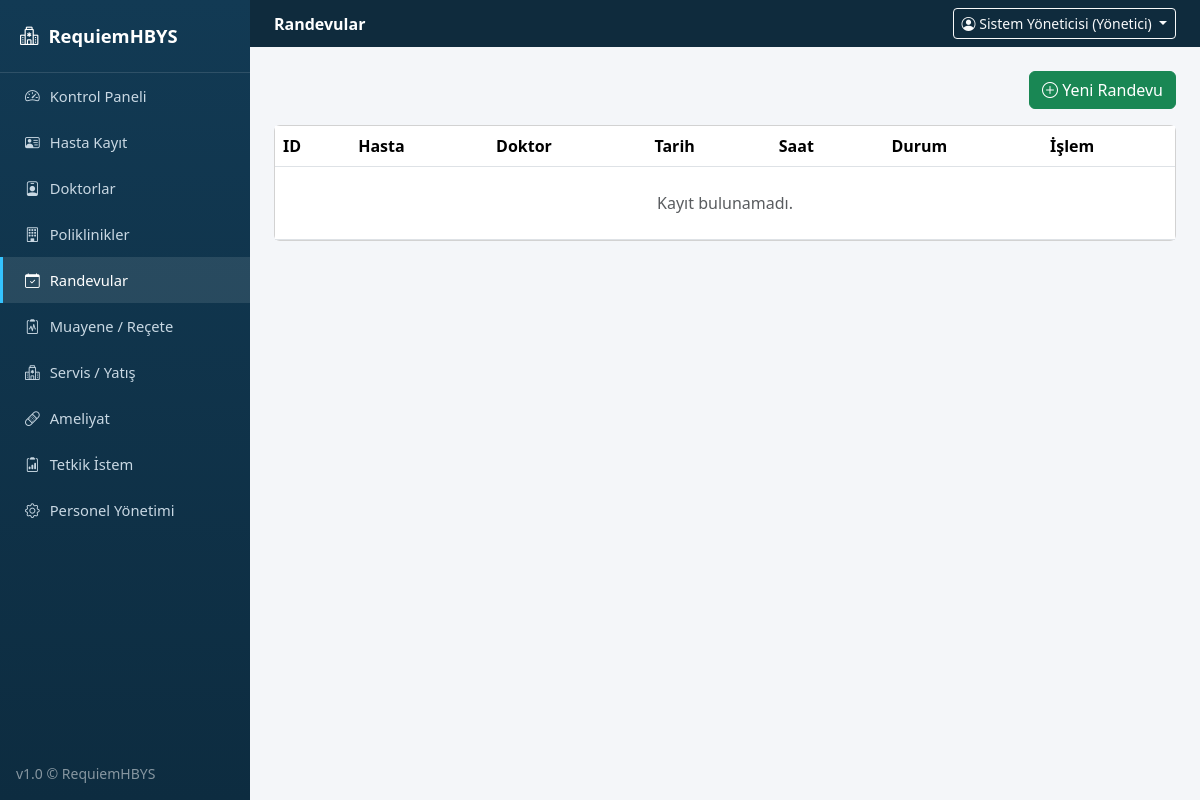
Before: /randevular (signed in) with the older database file.
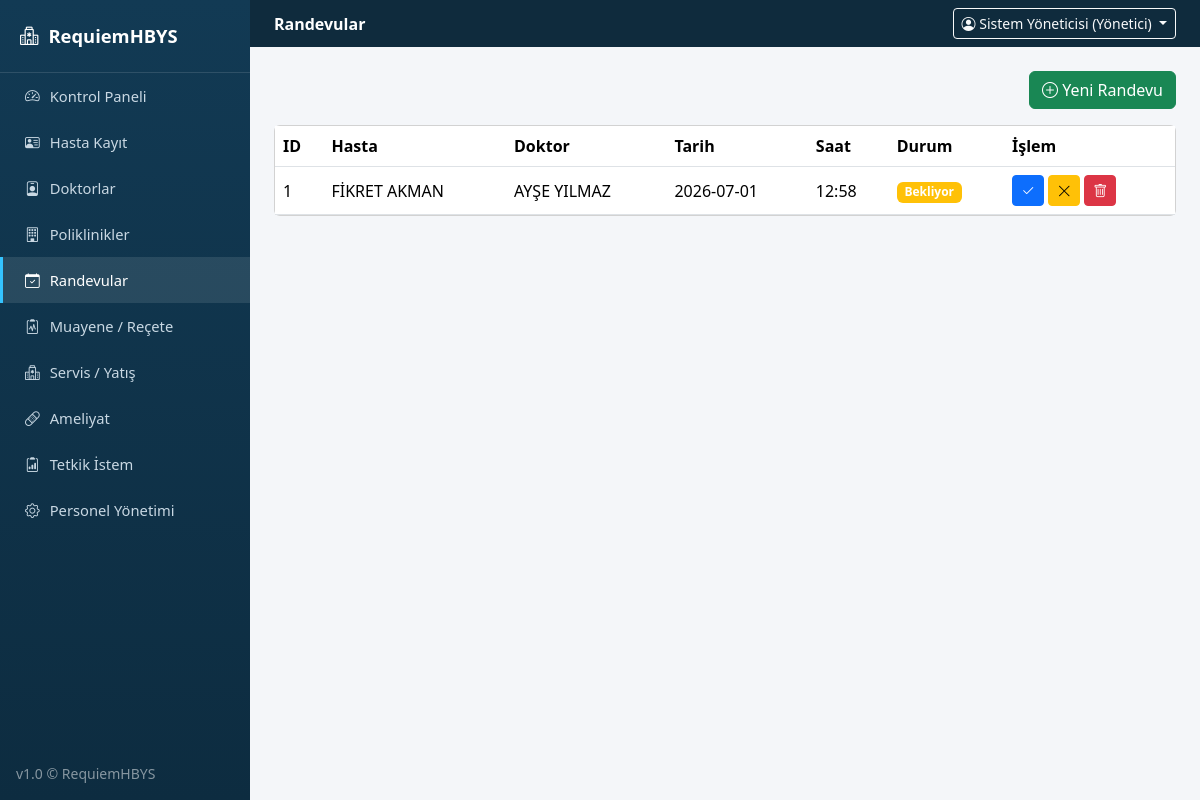
After: the same page with the newer database file.
### tables this page shows
CREATE TABLE randevular (
            id INTEGER PRIMARY KEY AUTOINCREMENT,
            hasta_id INTEGER,
            doktor_id INTEGER,
            tarih TEXT,
            saat TEXT,
            durum TEXT
        );

CREATE TABLE hastalar (
            id INTEGER PRIMARY KEY AUTOINCREMENT,
            ad_soyad TEXT NOT NULL,
            tc TEXT,
            dogum_tarihi TEXT,
            cinsiyet TEXT,
            kan_grubu TEXT,
            telefon TEXT,
            adres TEXT,
            acil_ad TEXT,
            acil_tel TEXT,
            gecmis TEXT,
            kayit_tarihi TEXT
        );

CREATE TABLE doktorlar (
            id INTEGER PRIMARY KEY AUTOINCREMENT,
            ad_soyad TEXT NOT NULL,
            uzmanlik TEXT,
            poliklinik TEXT,
            uygunluk TEXT
        );

### app.py (the view)
@app.route("/randevular")
@login_required
def randevular():
    return render_template("randevular.html", randevular=db.randevulari_getir())

### app.py (called while the page is built)
def login_required(f):
    @wraps(f)
    def wrapper(*args, **kwargs):
        if "user_id" not in session:
            flash("Lütfen giriş yapın.", "warning")
            return redirect(url_for("login"))
        return f(*args, **kwargs)
    return wrapper

@app.context_processor
def inject_globals():
    return {"simdi": datetime.now().strftime("%d.%m.%Y %H:%M")}

### database.py (called while the page is built)
    def sorgula(self, sql, params=()):
        cur = self.conn.cursor()
        cur.execute(sql, params)
        return [dict(r) for r in cur.fetchall()]

    def randevulari_getir(self):
        return self.sorgula("""SELECT r.id, r.tarih, r.saat, r.durum, h.ad_soyad as hasta_ad, d.ad_soyad as doktor_ad
                                FROM randevular r JOIN hastalar h ON r.hasta_id=h.id
                                JOIN doktorlar d ON r.doktor_id=d.id ORDER BY r.id DESC""")

### templates/randevular.html (shortened to what this page needs)
{% extends "base.html" %}
{% block page_header %}Randevular{% endblock %}
{% block content %}
<div class="d-flex justify-content-end mb-3">
  <a href="{{ url_for('randevu_form') }}" class="btn btn-success"><i class="bi bi-plus-circle"></i> Yeni Randevu</a>
</div>
<div class="card">
  <div class="table-responsive">
    <table class="table table-hover align-middle mb-0">
      <thead><tr><th>ID</th><th>Hasta</th><th>Doktor</th><th>Tarih</th><th>Saat</th><th>Durum</th><th>İşlem</th></tr></thead>
      <tbody>
        {% for r in randevular %}
        <tr>
          <td>{{ r.id }}</td><td>{{ r.hasta_ad }}</td><td>{{ r.doktor_ad }}</td><td>{{ r.tarih }}</td><td>{{ r.saat }}</td>
          <td>
            <span class="badge bg-{{ 'success' if r.durum=='Tamamlandı' else ('warning' if r.durum=='Bekliyor' else 'secondary') }}">{{ r.durum }}</span>
          </td>
          <td>
            <form action="{{ url_for('randevu_durum', rid=r.id) }}" method="post" class="d-inline">
              <button class="btn btn-sm btn-primary" title="Tamamlandı Yap"><i class="bi bi-check2"></i></button>
            </form>
            <form action="{{ url_for('randevu_durum', rid=r.id) }}" method="post" class="d-inline">
              <button class="btn btn-sm btn-warning" title="İptal Et"><i class="bi bi-x-lg"></i></button>
            </form>
            <form action="{{ url_for('randevu_sil', rid=r.id) }}" method="post" class="d-inline" onsubmit="return confirm('Randevu silinsin mi?');">
              <button class="btn btn-sm btn-danger"><i class="bi bi-trash"></i></button>
            </form>
          </td>
        </tr>
        {% else %}
        <tr><td colspan="7" class="text-center text-muted py-4">Kayıt bulunamadı.</td></tr>
        {% endfor %}
      </tbody>
    </table>
  </div>
</div>
{% endblock %}

### templates/base.html (shortened to what this page needs)
<!doctype html>
<html lang="tr">
<head>
<link href="https://cdn.jsdelivr.net/npm/bootstrap@5.3.3/dist/css/bootstrap.min.css" rel="stylesheet">
<link href="https://cdn.jsdelivr.net/npm/bootstrap-icons@1.11.3/font/bootstrap-icons.css" rel="stylesheet">
<link href="{{ url_for('static', filename='css/style.css') }}" rel="stylesheet">
</head>
<body>
<div class="d-flex">
  <nav class="sidebar d-flex flex-column">
    <div class="sidebar-brand"><i class="bi bi-hospital"></i> RequiemHBYS</div>
    <ul class="nav flex-column">
      <li><a href="{{ url_for('dashboard') }}" class="{{ 'active' if request.path=='/' }}"><i class="bi bi-speedometer2"></i> Kontrol Paneli</a></li>
      <li><a href="{{ url_for('hastalar') }}" class="{{ 'active' if '/hastalar' in request.path }}"><i class="bi bi-person-vcard"></i> Hasta Kayıt</a></li>
      <li><a href="{{ url_for('doktorlar') }}" class="{{ 'active' if '/doktorlar' in request.path }}"><i class="bi bi-person-badge"></i> Doktorlar</a></li>
      <li><a href="{{ url_for('poliklinikler') }}" class="{{ 'active' if '/poliklinikler' in request.path }}"><i class="bi bi-building"></i> Poliklinikler</a></li>
      <li><a href="{{ url_for('randevular') }}" class="{{ 'active' if '/randevular' in request.path }}"><i class="bi bi-calendar-check"></i> Randevular</a></li>
      <li><a href="{{ url_for('muayene') }}" class="{{ 'active' if '/muayene' in request.path }}"><i class="bi bi-clipboard2-pulse"></i> Muayene / Reçete</a></li>
      <li><a href="{{ url_for('servis') }}" class="{{ 'active' if '/servis' in request.path }}"><i class="bi bi-hospital"></i> Servis / Yatış</a></li>
      <li><a href="{{ url_for('ameliyat') }}" class="{{ 'active' if '/ameliyat' in request.path }}"><i class="bi bi-bandaid"></i> Ameliyat</a></li>
      <li><a href="{{ url_for('tetkik') }}" class="{{ 'active' if '/tetkik' in request.path }}"><i class="bi bi-clipboard2-data"></i> Tetkik İstem</a></li>
      {% if session.get('rol') == 'Yönetici' %}
      <li><a href="{{ url_for('personel') }}" class="{{ 'active' if '/personel' in request.path }}"><i class="bi bi-gear"></i> Personel Yönetimi</a></li>
      {% endif %}
    </ul>
    <div class="mt-auto p-3 text-white-50 small">v1.0 &copy; RequiemHBYS</div>
  </nav>
  <div class="content flex-grow-1">
    <div class="topbar d-flex justify-content-between align-items-center px-4 py-2">
      <div><strong>{% block page_header %}Kontrol Paneli{% endblock %}</strong></div>
      <div class="dropdown">
        <button class="btn btn-sm btn-outline-light dropdown-toggle" data-bs-toggle="dropdown">
          <i class="bi bi-person-circle"></i> {{ session.get('ad') }} ({{ session.get('rol') }})
        </button>
      </div>
    </div>
    <div class="container-fluid p-4">
      {% block content %}{% endblock %}
    </div>
  </div>
</div>
</body>
</html>

### static/css/style.css (style rules this page uses)
body { background: #f4f6f9; font-family: "Segoe UI", Arial, sans-serif; }
.sidebar { width: 250px; min-height: 100vh; background: linear-gradient(180deg, #123a54, #0d2c40); }
.sidebar-brand { padding: 22px 20px; color: #fff; font-size: 1.15rem; font-weight: 700; border-bottom: 1px solid rgba(255,255,255,.12); display: flex; align-items: center; gap: 10px; }
.sidebar .nav a { display: flex; align-items: center; gap: 10px; color: #c9d8e3; padding: 12px 22px; text-decoration: none; font-size: .92rem; border-left: 3px solid transparent; }
.sidebar .nav a.active { background: rgba(255,255,255,.1); color: #fff; border-left-color: #34c3ff; }
.topbar { background: #0f2b3d; color: #fff; }
.content { min-height: 100vh; }
.table thead { background: #123a54; color: #fff; }

Changed rows visible on the page:
added randevular: id "1", hasta_ad "FİKRET AKMAN", doktor_ad "AYŞE YILMAZ", tarih "2026-07-01", saat "12:58", durum "Bekliyor"
Other visible differences:
text no longer shown: "Kayıt bulunamadı."
